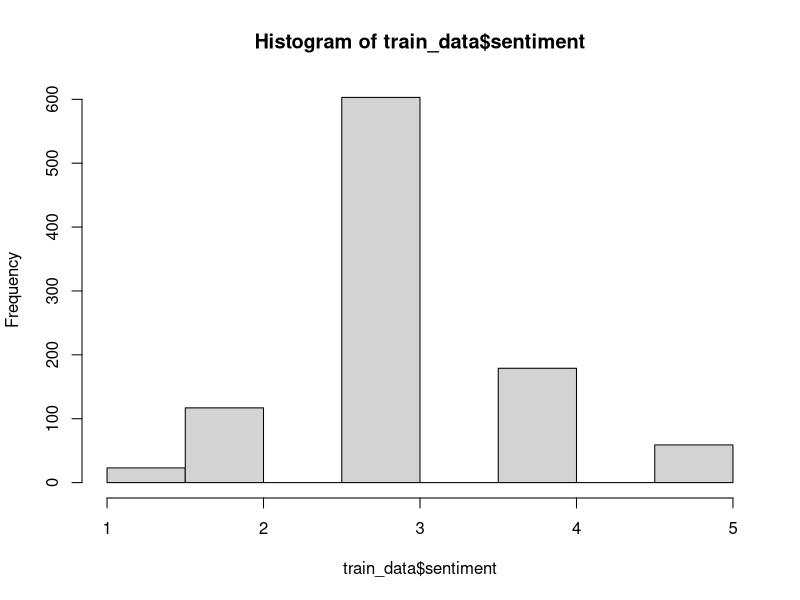

The R source for this figure: (Note: this script raises an error after producing the figure.)
# SYS 6018 class
# Kaggle Competition 3 - Twitter Self-driving Car Sentiment
# September 26, 2017

# Competition Group 3-7:
# Myron Chang - mc7bk
# Yi Hao - yh8a
# Adrian Mead - atm4rf


# Load in the libraries
library(XML)
library(tm)
library(tidyverse) # For read_csv
library(boot) # For LOOCV
library(MASS) # For ordered logistic regression via polr
library(nnet) # For multinomial model via multinom



################### Initialize the Training Data ###################

# Read in the training data
train_data <- read_csv(file = 'train.csv')

# Initial analysis of training data
summary(train_data)
nrow(train_data)
prop.table(table(train_data$sentiment))
#         1          2          3          4          5 
#   0.02344546 0.11926606 0.61467890 0.18246687 0.06014271 
hist(train_data$sentiment)

# We see from the above code that the distribution of sentiments in the training
# data is uneven. Most of the observations have a sentiment value of 3, some have
# sentiment values of 2 or 4, and even fewer have the extreme sentiments of 1
# or 5.

# Converting the text of the training data to a corpus object
train_tweets <- as.tibble(train_data$text)
twitter_corpus = VCorpus(DataframeSource(train_tweets))

# Compute the initial TF-IDF matrix and inspect sparsity
twitter.tfidf = DocumentTermMatrix(twitter_corpus, control = list(weighting = weightTfIdf))
twitter.tfidf

# We see from the initial TF-IDF matrix that there is incredible sparsity in the
# training data. The document term matrix returned a total of 4,856 distinct
# terms. Also, out of all the entries in the matrix 12,591 are non-sparse,
# compared to 4,751,145 sparse entries. This yields a sparsity percentage of
# roughly 100%.

# Reduce term sparsity by cleaning up the corpus
twitter_corpus.clean = tm_map(twitter_corpus, stripWhitespace)                          # remove extra whitespace
twitter_corpus.clean = tm_map(twitter_corpus.clean, removeNumbers)                      # remove numbers
twitter_corpus.clean = tm_map(twitter_corpus.clean, removePunctuation)                  # remove punctuation
twitter_corpus.clean = tm_map(twitter_corpus.clean, content_transformer(tolower))       # ignore case
twitter_corpus.clean = tm_map(twitter_corpus.clean, removeWords, stopwords("english"))  # remove stop words
twitter_corpus.clean = tm_map(twitter_corpus.clean, stemDocument)

# Recompute TF-IDF matrix
twitter.clean.tfidf = DocumentTermMatrix(twitter_corpus.clean, control = list(weighting = weightTfIdf))
twitter.clean.tfidf

# After cleaning up the corpus through the above code, the cleaned TF-IDF matrix
# shows some improvement. The document term matrix now has 3,292 distinct terms.
# There are 9,967 non-sparse entries in the matrix, compared to 3,219,485 sparse
# entries. This still yields a sparsity percentage of roughly 100%, so we still
# have work to do in cutting down the dimensionality of the training data.

# Remove sparse terms using a 99.5% threshold
twitter.tfidf.sparse = removeSparseTerms(twitter.clean.tfidf, .995)  # remove terms that are absent from at least 99.5% of documents (keep most terms)
twitter.tfidf.sparse

# Using a 99.5% sparsity threshold leaves us with 327 distinct terms, which is
# much more manageable for our analyses. There are 6,001 non-sparse entries and
# 314,786 sparse entries, giving us a sparsity percentage of 98%.

# # Remove sparse terms using a 99% threshold
# twitter.tfidf.99 = removeSparseTerms(twitter.clean.tfidf, .99)  # remove terms that are absent from at least 99% of documents
# twitter.tfidf.99
# 
# # Using a 99% sparsity threshold leaves us with 126 distinct terms. There are 
# # 4,697 non-sparse entries and 118,909 sparse entries, giving us a sparsity 
# # percentage of 96%.

# Remove sparse terms using a 98% threshold
twitter.tfidf.98 = removeSparseTerms(twitter.clean.tfidf, .98)  # remove terms that are absent from at least 98% of documents
twitter.tfidf.98

# Using a 98% sparsity threshold gives 43 distinct terms, with 3,572 non-sparse
# entries and 38,611 sparse entries, giving a sparsity percentage of 92%.

## Remove sparse terms using a 97% threshold
#twitter.tfidf.97 = removeSparseTerms(twitter.clean.tfidf, .97)  # remove terms that are absent from at least 97% of documents
#twitter.tfidf.97

## Using a 97% sparsity threshold gives 26 distinct terms, with 3,161 non-sparse
## entries and 22,345 sparse entries, giving a sparsity percentage of 88%.

## Remove sparse terms using a 96% threshold
#twitter.tfidf.96 = removeSparseTerms(twitter.clean.tfidf, .96)  # remove terms that are absent from at least 96% of documents
#twitter.tfidf.96

## Using a 96% sparsity threshold gives 16 distinct terms, with 2,816 non-sparse
## entries and 12,880 sparse entries, giving a sparsity percentage of 82%.

## Remove sparse terms using a 95% threshold
#twitter.tfidf.95 = removeSparseTerms(twitter.clean.tfidf, .95)  # remove terms that are absent from at least 95% of documents
#twitter.tfidf.95

## Using a 95% sparsity threshold gives 11 distinct terms, with 2,606 non-sparse
## entries and 8,185 sparse entries, giving a sparsity percentage of 76%.

## Remove sparse terms using a 94% threshold
#twitter.tfidf.94 = removeSparseTerms(twitter.clean.tfidf, .94)  # remove terms that are absent from at least 94% of documents
#twitter.tfidf.94

## Using a 94% sparsity threshold gives 6 distinct terms, with 2,339 non-sparse
## entries and 3,546 sparse entries, giving a sparsity percentage of 60%.

## Remove sparse terms using a 70% threshold
#twitter.tfidf.70 = removeSparseTerms(twitter.clean.tfidf, .7)  # remove terms that are absent from at least 70% of documents
#twitter.tfidf.70

## Using a 70% sparsity threshold gives only 2 distinct terms, with 1,834
## non-sparse entries and 128 sparse entries, giving a sparsity percentage of 7%.
## Two terms is way too few to conduct meaningful in-depth analyses with.


# Based on all the above sparsity thresholds we looked at, we decided to use
# the 99.5% and 98% thresholds for our models because they seemed to provide a
# good combination of distinct terms and reduced dimensionality from the raw
# training data.


################### Parametric Linear Models ###################


# Combine training data and 98% TF-IDF matrix into a model-able format
cleaneddata <- as.data.frame(as.matrix(twitter.tfidf.98))   # Uses 98% matrix
newdata <- cbind(train_data,cleaneddata)
newdata2 <- newdata[,-2]  # Drop "text" variable 

# # Linear regression model #1 with corresponding LOOCV
# model.lm <- glm(sentiment~., data=newdata2)
# summary(model.lm)
# anova(model.lm)
# cv.err.lm=cv.glm(newdata2, model.lm)
# cv.err.lm$delta  # 0.6212805 0.6212479
# 
# # Our first parametric model is a multiple linear regression using all 43 terms
# # identified by the 98% TF-IDF matrix as predictor variables. We realize that
# # this model treats the response variable sentiment as an ordinary numeric
# # variable, when it is in fact not, but we wanted to see how this model performs
# # in predicting sentiment. The LOOCV method gives an MSE of 0.6212805. Since
# # the sentiment variable is a classification variable, however, this MSE is
# # difficult to interpret. So, we use an alternate hand-written LOOCV to better
# # compute the accuracy of this model, using the below code.
# 
# # Alternative LOOCV for linear regression model #1
# cvv.lm <- sapply(X = 1:nrow(newdata2), function(X){
#   training_data <- newdata2[-X,]
#   testing_data <- newdata2[X,]
#   cvmodel <- glm(sentiment~., data=training_data)
#   guess <- round(predict(cvmodel, newdata=testing_data))  # 'round' makes the sentiment result an integer, so we can test equality
#   accuracy <- guess == testing_data$sentiment
#   return(accuracy)
# })
# 
# totalaccuracy.lm <- sum(cvv.lm) / length(cvv.lm)
# totalaccuracy.lm    # 0.598369
# 
# # Using the above LOOCV code, we see that the linear regression model predicts
# # the correct sentiment almost 60% of the time.
# 
# # Linear regression model #2 with corresponding LOOCV (only variables with significance markers '.'s or '*'s from first model)
# model.lm2 <- glm(sentiment~cant+come+googl+less+need+think+use+wait+want, data=newdata2)
# summary(model.lm2)
# anova(model.lm2)
# cv.err.lm2 = cv.glm(newdata2, model.lm2)
# cv.err.lm2$delta # 0.5923352 0.5923267
# 
# # Our second linear regression model uses only the variables that were
# # statistically significant at the 90% level from the first model above. This
# # model uses nine predictor variables. The LOOCV from the 'boot' package gives
# # an MSE of 0.5923352 for this model, which is lower than the MSE for the first
# # model above. However, since sentiment is not a numeric variable, the MSE is
# # difficult to interpret, so we again use an alternate LOOCV method.
# 
# # Alternative LOOCV for linear regression model #2
# cvv.lm2 <- sapply(X = 1:nrow(newdata2), function(X){
#   training_data <- newdata2[-X,]
#   testing_data <- newdata2[X,]
#   cvmodel <- glm(sentiment~cant+come+googl+less+need+think+use+wait+want, data=training_data)
#   guess <- round(predict(cvmodel, newdata=testing_data))  # 'round' makes the sentiment result an integer, so we can test equality
#   accuracy <- guess == testing_data$sentiment
#   return(accuracy)
# })
# 
# totalaccuracy.lm2 <- sum(cvv.lm2) / length(cvv.lm2)
# totalaccuracy.lm2    # 0.6146789
# 
# # The LOOCV code shows that the second linear regression model predicts
# # sentiment correctly about 61% of the time. This, along with the lower MSE
# # from above, suggests that the second model with fewer predictors is a better
# # model than the first linear regression model.
# 
# # Linear regression model #3 with corresponding LOOCV (only variables with *s from model 2)
# model.lm3 <- glm(sentiment~cant+googl+need+think+use+wait+want, data=newdata2)
# summary(model.lm3)
# anova(model.lm3)
# cv.err.lm3 = cv.glm(newdata2, model.lm3)
# cv.err.lm3$delta # 0.5925687 0.5925625
# 
# # Our third linear regression model uses only the variables that were
# # statistically significant at the 95% level from the second model. This reduces
# # our model to seven predictor variables. The LOOCV from the 'boot' package gives
# # an MSE of 0.5925687 for this model, which is slightly higher than the MSE for
# # the second linear regression model.
# 
# # Alternative LOOCV for linear regression model #3
# cvv.lm3 <- sapply(X = 1:nrow(newdata2), function(X){
#   training_data <- newdata2[-X,]
#   testing_data <- newdata2[X,]
#   cvmodel <- glm(sentiment~cant+googl+need+think+use+wait+want, data=training_data)
#   guess <- round(predict(cvmodel, newdata=testing_data))  # 'round' makes the sentiment result an integer, so we can test equality
#   accuracy <- guess == testing_data$sentiment
#   return(accuracy)
# })
# 
# totalaccuracy.lm3 <- sum(cvv.lm3) / length(cvv.lm3)
# totalaccuracy.lm3    # 0.617737
# 
# # The third linear regression model predicts sentiment correctly almost 62% of
# # the time. This is better than the second model, even though the 'boot' LOOCV
# # shows a higher MSE. We feel the hand-written LOOCV that predicts actual 
# # accuracy is a better cross-validation method to use for this situation, so in
# # turn we conclude that the third model performs slightly better than the second.
# 
# # Linear regression model #4 with corresponding LOOCV (only variables with ** and *** from model 3)
# model.lm4 <- glm(sentiment~cant+googl+want, data=newdata2)
# summary(model.lm4)
# anova(model.lm4)
# cv.err.lm4 = cv.glm(newdata2, model.lm4)
# cv.err.lm4$delta # 0.5972975 0.5972949
# 
# # Our fourth linear regression model uses only the variables that were
# # statistically significant at the 99% level from the third model. This model
# # has three predictor variables. The LOOCV from the 'boot' package gives an
# # MSE of 0.5972975 for this model, which is higher than those for the second
# # and third models above.
# 
# # Alternative LOOCV for linear regression model #4
# cvv.lm4 <- sapply(X = 1:nrow(newdata2), function(X){
#   training_data <- newdata2[-X,]
#   testing_data <- newdata2[X,]
#   cvmodel <- glm(sentiment~cant+googl+want, data=training_data)
#   guess <- round(predict(cvmodel, newdata=testing_data))  # 'round' makes the sentiment result an integer, so we can test equality
#   accuracy <- guess == testing_data$sentiment
#   return(accuracy)
# })
# 
# totalaccuracy.lm4 <- sum(cvv.lm4) / length(cvv.lm4)
# totalaccuracy.lm4    # 0.6187564
# 
# # The fourth linear regression model predicts sentiment correctly almost 62% of
# # the time. The resulting percentage is slightly higher than that for the third
# # model. Again, even though the 'boot' LOOCV gives a higher MSE, we believe that
# # this fourth model is performing slightly better than the third linear model.
# 
# # Linear regression model #5 with corresponding LOOCV - Model GOOGLE
# model.google <- glm(sentiment~googl, data=newdata2)
# summary(model.google)
# anova(model.google)
# cv.err.google = cv.glm(newdata2, model.google)
# cv.err.google$delta   # 0.6140303 0.6140290
# 
# # For our fifth and final linear regression model, we looked back to the first
# # model containing all 43 terms as predictors and identified the one single term
# # that was the most statistically significant, with the largest absolute
# # t-statistic and smallest p-value. The term was 'googl'. This term is the only
# # predictor variable used in this fifth model. The LOOCV from the 'boot'
# # package gives an MSE of 0.6140303, which is lower than that for the first
# # linear model but higher than all the others.
# 
# # Alternative LOOCV for linear regression model #5
# cvv.google <- sapply(X = 1:nrow(newdata2), function(X){
#   training_data <- newdata2[-X,]
#   testing_data <- newdata2[X,]
#   cvmodel <- glm(sentiment~googl, data=training_data)
#   guess <- round(predict(cvmodel, newdata=testing_data))  # 'round' makes the sentiment result an integer, so we can test equality
#   accuracy <- guess == testing_data$sentiment
#   return(accuracy)
# })
# 
# totalaccuracy.google <- sum(cvv.google) / length(cvv.google)
# totalaccuracy.google    # 0.6116208

# The fifth linear regression model predicts sentiment correctly about 61% of
# the time. This model performs better than the first model, but worse than the
# second, third, and fourth models above. Another interesting note is that the
# fitted model has the equation form "y = 3.0952 + 0.7307x", which in this
# context means this model will only ever predict 3s and 4s for sentiment.



# The above five models are all multiple linear regression models, and assume
# the response variable sentiment is numeric. This is not the case; sentiment
# only has five values: 1, 2, 3, 4, and 5. To account for the fact that
# sentiment is actually a classification variable, we decide to use various
# logistic models to see if they perform better.



# Ordinal logistic regression model #1 (with all 43 terms from 98% TF-IDF matrix)

newdata2$sentiment <- as.factor(newdata2$sentiment)   # Convert sentiment to factor to allow ordinal logistic regression to run

# # Model and summary
# ordinal.model <- polr(sentiment ~ ., data = newdata2, Hess=TRUE)
# summary(ordinal.model)
# 
# # 95% Confidence intervals of variables
# confint(ordinal.model)
# 
# # LOOCV
# cvv.olr <- sapply(X = 1:nrow(newdata2), function(X){
#   training_data <- newdata2[-X,]
#   testing_data <- newdata2[X,]
#   cvmodel <- polr(sentiment ~ ., data=training_data, Hess=TRUE)
#   guess <- predict(cvmodel, newdata=testing_data)
#   accuracy <- guess == testing_data$sentiment
#   return(accuracy)
# })
# 
# totalaccuracy.olr <- sum(cvv.olr) / length(cvv.olr)
# totalaccuracy.olr   # 0.6126402

# This is an ordinal logistic regression model. The response variable sentiment
# is a factor variable with five possible levels. Additionally, these levels are
# ordered, in that 5 is greater than 4, which is greater than 3, which is
# greater than 2, which is greater than 1. These circumstances make ordinal
# logistic regression appropriate to use, because the regression will fit to
# a response that is a factor variable, and it will preserve the ordered
# characteristic of sentiment.
# The model is fitted using the 'polr' command, which stands for proportional
# odds logistic regression. This regression carries an assumption that the log
# odds of each category in the response differ only by a constant, so the log
# odds are proportional.
# We use all of the 43 terms from the TF-IDF matrix created using a 98%
# sparsity threshold as the predictors for this first iteration. The LOOCV
# results show that this ordinal logistic regression model predicts sentiment
# accurately about 61.26% of the time, which is comparable with the performance
# of the multiple linear regression models.

# Ordinal logistic regression model #2 (only include terms where 95% confidence intervals from model #1 did not have zero in them)
ordinal.model2 <- polr(sentiment ~ cant+come+googl+need+think+use+wait+want, data = newdata2, Hess=TRUE)
summary(ordinal.model2)

# 95% Confidence intervals of variables
#confint(ordinal.model2)

# LOOCV
cvv.olr2 <- sapply(X = 1:nrow(newdata2), function(X){
  training_data <- newdata2[-X,]
  testing_data <- newdata2[X,]
  cvmodel <- polr(sentiment ~ cant+come+googl+need+think+use+wait+want, data=training_data, Hess=TRUE)
  guess <- predict(cvmodel, newdata=testing_data)
  accuracy <- guess == testing_data$sentiment
  return(accuracy)
})

totalaccuracy.olr2 <- sum(cvv.olr2) / length(cvv.olr2)
totalaccuracy.olr2    # 0.6146789

# For the second ordinal logistic regression model, we used the 95% confidence
# intervals from the first model above to identify the terms that were
# statistically significant at the 95% level (i.e. the confidence intervals did
# not include zero). This results in eight predictor variables for this second
# logistic model. The LOOCV results show that this second ordinal logistic
# regression model has an accuracy of about 61.47%, which is an improvement over
# the first model. Additionally, the 95% confidence intervals show that all the
# predictors seem to be statistically significant at the 95% level.



# We also decided to look at a multinomial model, which is essentially a
# logistic model that does not assume any ordering. This means that
# theoretically we are losing some information from the ordering of the
# different sentiment values. Nevertheless, we want to see how a multinomial
# model performs in predicting sentiment through LOOCV.

# # Multinomial regression model (using all 43 terms from 98% TF-IDF matrix)
# model.multinom <- multinom(sentiment ~ ., data = newdata2)
# summary(model.multinom)
# 
# # LOOCV
# cvv.multinom <- sapply(X = 1:nrow(newdata2), function(X){
#   training_data <- newdata2[-X,]
#   testing_data <- newdata2[X,]
#   cvmodel <- multinom(sentiment ~ ., data=training_data)
#   guess <- predict(cvmodel, newdata=testing_data)
#   accuracy <- guess == testing_data$sentiment
#   return(accuracy)
# })
# 
# totalaccuracy.multinom <- sum(cvv.multinom) / length(cvv.multinom)
# totalaccuracy.multinom    # 0.5891947

# The LOOCV results show that the multinomial model only predicted sentiment
# correctly about 58.92% of the time. This is worse when compared to the
# first multiple linear regression model and the first ordinal logistic
# regression model that also use all 43 terms as predictor variables. This model
# arguably does worse than a simple prediction of all 3s for sentiments.
# Since this model seems to perform worse than its multiple linear regression
# and ordinal logistic regression counterparts, we decided not to pursue any
# further model development for multinomial models.



# Ultimately, we decided to use the second ordinal logistic regression model
# as our parametric model to predict sentiment for the test data. This is
# because even though its LOOCV predictive accuracy of about 61.47% is lower
# than the 61.88% for the fourth linear regression model, it is not that much
# lower. Also, the ordinal logistic regression model fits the circumstances
# better, conceptually speaking. The multiple linear regression model assumes
# that the response variable sentiment is a numeric variable. In contrast,
# the ordinal logistic regression model more correctly measures sentiment as
# an ordered classification variable. We feel that this better conceptual fit
# justifies the small loss in LOOCV predictive accuracy.



################### Nonparametric K-nearest neighbors ###################

# The goal here was to maximize prediction accuracy using K-Nearest Neighbors
# I found that this was difficult, and I was unable to train a model that performed 
# better than a non-intelligent guess of 3. In other words, my model lacked predictive
# power. My guess is that, as a non-parametric method, KNN lacked the large number of 
# observations required (there were only 1000 observations to train on) to actually 
# buil good predictive power. At the same time, since we're working in text mining with
# term document matrices, there was an issue with the large amount of dimensionality 
# in our training data. However, it wasn't for lack of trying. Over the course of model
# selection I tweaked a large number of possible variables to try to eke out the best
# performance possible. Results are summarized in a plot attached as part of the 
# submission. The LOOCV is implemented as part of the KNN function itself.

# Playing around with weightings
#lapply(X = c('weightTfIdf', 'weightTf', 'weightBin', 'weightSMART'), function(Z){
# I tried all 4 possible weightings to see which one yielded the best results. weightTfIdf was the best
# compute TF-IDF matrix and inspect sparsity
# twitter.tfidf = DocumentTermMatrix(twitter_corpus, control = list(weighting = get(Z)))

  # I went through to find the sensitivity to varying sparsity
  # most_of_the_way <- bind_rows(lapply(X = seq(.9, .995, .005), function(X){
  # I was curious to see what sparsity would produce the best test accuracy. It turns out the closer to 1 you got (more terms), the better
  # twitter.tfidf.sparse = twitter.clean.tfidf
  # twitter.tfidf.sparse = removeSparseTerms(twitter.clean.tfidf, X)  # remove terms that are absent from at least X% of documents (keep most terms)


# For KNN, we chose to use the TF-IDF matrix with the 99.5% sparsity threshold,
# as that provided us with the best test accuracy when we were comparing various
# sparsity levels between 90% and 99.5%.

# We have a vectorised mode function for quickly calculating the mode
# Taken from tutorialspoint at
# https://www.tutorialspoint.com/r/r_mean_median_mode.htm
getmode <- function(nums) {
  uniqnums <- unique(nums)
  uniqnums[which.max(tabulate(match(nums, uniqnums)))]
}

# Also interested in Cosine Distance. This implementation was found on stackoverflow at 
# https://stackoverflow.com/questions/2535234/find-cosine-similarity-between-two-arrays
cosineDist <- function(x){
  as.dist(1 - x%*%t(x)/(sqrt(rowSums(x^2) %*% t(rowSums(x^2))))) 
}

# Now going to code up KNN -- includes LOOCV inside it when test = NA (so when you don't pass a testing set to it)
funcKNN <- function(train, test = NA, prediction_column, k){
  mtrx.tfidf = as.matrix(train)
  # dist.matrix = as.matrix(dist(mtrx.tfidf))   # Euclidean distance
  dist.matrix = as.matrix(cosineDist(mtrx.tfidf)) # Cosine distance ended up producing slightly better accuracy on the test data
  # Some preliminary work follows on the next two lines for trying to reweight counts (this was not successful at all)
  # grpd_sentiment <- group_by(train_data, sentiment)
  # sentiment_percent <- summarise(grpd_sentiment, percent = n() / NROW(grpd_sentiment))
  # Perform cross-validation on the full set of data when test is NA
  if(is.na(test)){
    # Default to LOOCV
    # I also tried cosine distance as a distance metric; it was not particularly useful
    # LOOCV is pretty easy; we don't need to do anything random as the process is deterministic (so no sample function req)
    correct_pred <- sapply(X = 1 : NROW(dist.matrix), function(X){
      # Alright, so the general order here is that the function will go through each row of the distance matrix one at a time
      # and use that row as the test set while all of the other rows are used as the training set
      # Distance matrix
      most.similar.documents = order(dist.matrix[X,], decreasing = FALSE)
      # Use k to find the k-nearest neighbor -- ignore the first one (the test row is closest to itself)
      knn <- most.similar.documents[2:(k+1)]
      # Now pick the value with the most counts
      
      # I did attempt a normalization technique to re-weight the counts of the different sentiments
      # prediction_values <- prediction_column[knn]
      # prediction_value <- which.max(tabulate(match(prediction_values, sentiment_percent$sentiment)) / sentiment_percent$percent)
      
      prediction_value <- getmode(prediction_column[knn])
      # This has you pick the mean of the values (another option itself)
      # prediction_value <- round(mean(prediction_column[knn])) # Old method before when we weren't taking weighting into account
      # return(prediction_value)
      return(prediction_value == prediction_column[X])
    })
    accuracy <- sum(correct_pred) / length(correct_pred)
    accuracy
    # hist(correct_pred) # I wanted to track the distribution of predictions to make sure it wasn't just all 3's
    return(accuracy)
  }
  # Now dealing with the case where we actually want to run the model on some testing set
  else{
    mtrx.test <- as.matrix(test)
    # The next few lines make sure that we only use features from the training set that are also present in the 
    # testing set. o/w you get an error 
    train_column_names <- colnames(mtrx.tfidf)
    test_column_names <- colnames(mtrx.test)
    shared_column_names <- test_column_names[test_column_names %in% train_column_names]
    # Now perform KNN
    sapply(X = 1 : NROW(mtrx.test), function(X){
      # The idea here is that we go through each row of the testing set one at a time and find the distances between it and 
      # every row in the training set. Then we can make a prediction for that test data based on its nearest neighbors.
      train_and_test <- rbind(mtrx.test[X,shared_column_names], mtrx.tfidf[,shared_column_names])
      # Distance matrix
      dist.matrix = as.matrix(cosineDist(train_and_test))
      most.similar.documents = order(dist.matrix[1,], decreasing = FALSE)
      # Use k to find the k-nearest neighbor -- ignore the first one (the test row is closest to itself)
      knn <- most.similar.documents[2:(k+1)]
      # Now pick the value with the most counts
      prediction_value <- getmode(prediction_column[knn])
      return(prediction_value)
    })
  }
}
    # k_outputs <- bind_rows(lapply(X = 1:50, function(Y){ # The goal here was to see how sensitive the test accuracy was to varying values of k
    #   pred_accuracy <- funcKNN(twitter.tfidf.sparse, prediction_column = train_data$sentiment, k = Y)
    #   return(tibble(acc = pred_accuracy, k = Y))
    # }))
  # k_outputs$scarcity <- X
  # return(k_outputs)
  # }))
# most_of_the_way$weighting <- Z
# return(most_of_the_way)
# })
# output_kays <-sapply(X = ((1:50) * 3) - 2, function(X){funcKNN(twitter.tfidf.sparse, NA, train_data$sentiment, X)})
# plot(output_kays) # I wanted to visualize how k actually affected the predicted test accuracy

# I ran two versions of funcKNN. One with Euclidean distance and the other with Cosine distance. I wanted to see which produced 
# the better prediction accuracy during CV
# cosine_dist# This is with cosinedist
# cosine_dist$dist <- 'cosine'
# WeightTfIdf is clearly the best
# euclid_dist
# euclid_dist$dist <- 'euclidean'

# survey_of_fits <- bind_rows(cosine_dist, euclid_dist)

# I plotted all of my different CV outcomes when adjusting all of the following levers we could play around with:
    # Weighting schemes
    # Sparsity filter
    # K-values
    # Distance measurement -- also angle (cosine similarity)
# The graph is faceted by value of k horizontally and by the distance metric vertically
# The x-axis has the scarcity cutoff
# The y-axis has the predicted accuracy based on LOOCV
# And the color is by weighting used in the term doc matrix
# library(ggplot2)
# ggplot(survey_of_fits, aes(x = scarcity, y = acc, color = weighting)) + 
#   facet_grid(dist~k) + 
#   scale_y_continuous("Accuracy") + 
#   scale_x_continuous("Scarcity cutoff") +
#   geom_point(alpha = .75) +
#   theme_bw()
# The results were not particularly encouraging. You can see immediately that you get a big performance boost from 
# using weightTfIdf as opposed to any other weighting. You also see that the higher k-values produce the larger 
# accuracies when scarcity cutoff is closest to 1. The distance metrics don't seem to be particularly better than one another. 



# However, following the survey of all of all of these cross-validated accuracies, I found that the best accuracy came 
# from k = 9, dist = 'cosine', sparsity = .995, and weighting = 'weightTfIdf'.
# So the KNN function that is run on the test data uses these specified
# parameters, with the corresponding 99.5% TF-IDF matrix.



################### Generate Submissions With Test Data ###################



# Read in the test data
test_data <- read_csv(file = 'test.csv')

# Clean the test data the exact same way as the training data
test_tweets <- as.tibble(test_data$text)
test_corpus <- VCorpus(DataframeSource(test_tweets))
test.tfidf = DocumentTermMatrix(test_corpus, control = list(weighting = weightTfIdf))
test.tfidf
test_corpus.clean = tm_map(test_corpus, stripWhitespace)                          # remove extra whitespace
test_corpus.clean = tm_map(test_corpus.clean, removeNumbers)                      # remove numbers
test_corpus.clean = tm_map(test_corpus.clean, removePunctuation)                  # remove punctuation
test_corpus.clean = tm_map(test_corpus.clean, content_transformer(tolower))       # ignore case
test_corpus.clean = tm_map(test_corpus.clean, removeWords, stopwords("english"))  # remove stop words
test_corpus.clean = tm_map(test_corpus.clean, stemDocument)                       # stem all words
test.clean.tfidf = DocumentTermMatrix(test_corpus.clean, control = list(weighting = weightTfIdf))
test.clean.tfidf

# We see that before cleaning the test data, the TF-IDF matrix shows that there
# are 4,896 distinct terms, 12,682 non-sparse entries, and 4,780,502 sparse
# entries. After cleaning, the TF-IDF matrix gives us 3,308 distinct terms,
# with 10,016 non-sparse entries and 3,228,516 sparse entries. This is similar
# to what we saw with the training data.
# Here we do not need to remove sparse terms as with the training data because
# we are not fitting a model to the test data. Also, removing sparse terms may
# cause predictor terms to be removed from the test data, which is bad. When we
# are making predictions with our models, it is all right to have lots of extra
# variables; the models will just ignore them.


# Parametric submission:
# Using ordinal logistic regression #2 model to predict sentiment on test data

# Format cleaned test data
cleanedtestdata <- as.data.frame(as.matrix(test.clean.tfidf))
newtestdata <- cbind(test_data,cleanedtestdata)

# Generate predictions and format predictions into submittable format
predictions <- as.data.frame(predict(ordinal.model2, newdata=newtestdata))
names(predictions) <- "sentiment"
submission <- cbind(newtestdata$id, predictions)
names(submission) <- c("id","sentiment")

# View summary of predictions
summary(submission)   # 964 3s | 9 4s | 6 5s

# Write predictions out to CSV file
write.csv(submission, "Parametric_Model_Ordinal_Logistic_Regression_Predictions.csv", row.names=FALSE)


# Our parametric model submission did predict mostly 3s, but it also had several
# 4s and 5s within the predictions.
# On submission to Kaggle, we received the following scores for this submission:
# Public score: 0.68507
# Private score: 0.65510



# Nonparametric submission:
# Running KNN on the test data using the training data with k = 9 -- takes a while to run
test.predictions <- funcKNN(twitter.tfidf.sparse, test.clean.tfidf, train_data$sentiment, k = 9)

# Final formatting for submission
submit_this <- test_data
submit_this$sentiment <- test.predictions
submit_this$text <- NULL
submit_this
write_csv(submit_this, 'nonparam_knn.csv')


# On submission to Kaggle, we received the following scores for this submission:
# Public score: 0.65848
# Private score: 0.64693
